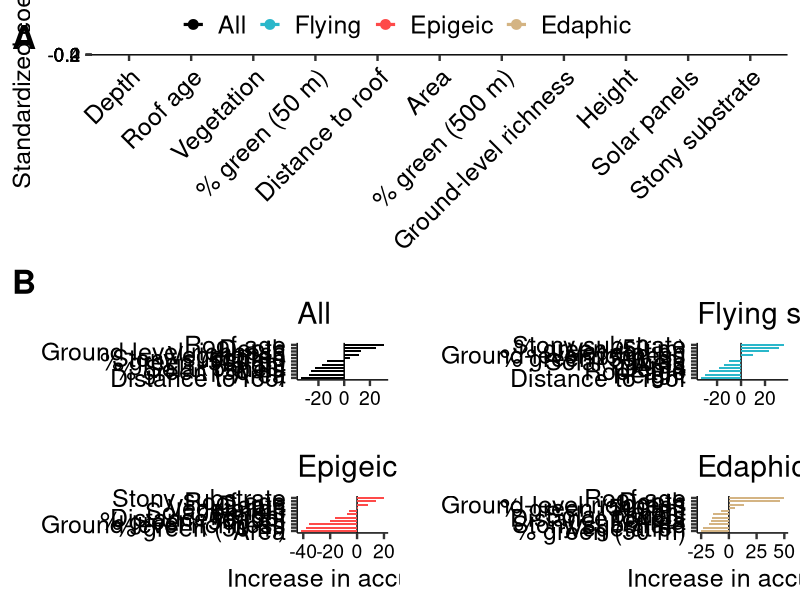

This chart was generated by the following R code:
################################################################################
##################################### fig 4 ####################################
################################################################################
library(randomForest)
library(ggplot2)
library(ggpubr)
library(vegan)
library(dplyr)

# Set seed for reproducibility
set.seed(1)

# Import data
spmat.df <- read.csv("skyline_spmat.csv", check.names = F)
taxo.df <- read.csv("skyline_taxo.csv")
meta <- c("site_no", "type", "sp_richness")

# Calculate species richness for different mobility modes
spmat.df$richness_flying <- specnumber(spmat.df[, which(colnames(spmat.df) %in% taxo.df[taxo.df$mobility == "flying", ]$taxa)])
spmat.df$richness_epigeic <- specnumber(spmat.df[, which(colnames(spmat.df) %in% taxo.df[taxo.df$mobility == "epigeic", ]$taxa)])
spmat.df$richness_edaphic <- specnumber(spmat.df[, which(colnames(spmat.df) %in% taxo.df[taxo.df$mobility == "edaphic", ]$taxa)])
# Calculate total species richness excluding aquatic species
spmat.df$richness_total <- spmat.df$richness_flying + spmat.df$richness_epigeic + spmat.df$richness_edaphic 

# Subset only green roof data and load green roof covariates
roof.df <- spmat.df[spmat.df$type == "Roof", ]
roof.covariates.df <- read.csv("skyline_covmat_greenroof.csv")
roof.covariates.df$pv <- ifelse(roof.covariates.df$pv == 0, FALSE, TRUE)
roof.covariates.df$substrate_type <- as.factor(roof.covariates.df$substrate_type)
roof.df <- merge(roof.df, roof.covariates.df, by = "site_no")

# Add ground-level species richness for comparison
roof.df$ground_richness <- spmat.df[spmat.df$type == "Ground", ]$richness_total

# Define predictor variables and standardization
covariates <- c("vegetation", "height", "depth", "age_roof", "area",
                "green_frac_50", "green_frac_500", "distance_gr", "ground_richness")
roof.df[, covariates] <- scale(roof.df[, covariates], center = T, scale = T) # scale to zero
covariates <- append(covariates, c("pv", "substrate_type"))

# Initialize empty data frames for GLM and RF results
res.lm <- data.frame()
res.rf <- data.frame()

# Loop through different species richness response variables
for (response in c("richness_flying",
                   "richness_epigeic", 
                   "richness_edaphic", 
                   "richness_total")) {
  for (covariate in covariates) {   # Perform univariate GLMs for each covariate
    response.lm <- glm(roof.df[, response] ~ roof.df[, covariate], family = "poisson", data = roof.df)
    res.lm <- rbind(res.lm, data.frame(response = response, 
                                       parameter = covariate, 
                                       coef = response.lm$coefficients[-1],
                                       CI2.5 = confint(response.lm)[2, 1], 
                                       CI97.5 = confint(response.lm)[2, 2], 
                                       pvalue = summary(response.lm)$coefficients[2, 4]))
    
  }
  
  # Fit a random forest model with all covariates
  formula <- as.formula(paste(response, paste(covariates, collapse = "+"), sep = " ~ "))
  rf <- randomForest(formula,
                     data = roof.df,
                     importance = TRUE,
                     ntree = 50000,
                     na.action = na.omit)
  rf.df <- as.data.frame(importance(rf, type = 1))
  rf.df$covariate <- rownames(rf.df)
  rf.df$response <- response
  res.rf <- rbind(res.rf, rf.df)
}

# Reorder factor levels for plotting
res.lm$response <- factor(res.lm$response, 
                          levels = c("richness_total", "richness_flying", "richness_epigeic", "richness_edaphic")) 
res.rf$response <- factor(res.rf$response, 
                          levels = c("richness_total", "richness_flying", "richness_epigeic", "richness_edaphic")) 

# Rename variables for better readability in plots
res.lm <- res.lm %>%
  mutate(parameter = recode(parameter, 
                            age_roof = "Roof age",
                            depth = "Depth",
                            substrate_type = "Stony substrate",
                            vegetation = "Vegetation",
                            ground_richness = "Ground-level richness",
                            green_frac_500 = "% green (500 m)",
                            pv = "Solar panels",
                            green_frac_50 = "% green (50 m)",
                            height = "Height",
                            distance_gr = "Distance to roof",
                            area = "Area"))

# Order covariates based on mean coefficients
ordered_covariates <- res.lm %>%
  group_by(parameter) %>%
  dplyr::summarize(mean_coef = mean(coef)) %>%
  dplyr::arrange(-mean_coef) %>%
  dplyr::pull(parameter)

coef.plot <- ggplot(res.lm, aes(y = coef, x = parameter, color = response)) +
  geom_tile(data = res.lm[res.lm$parameter %in% c("Depth",
                                                  "Vegetation",
                                                  "Distance to roof",
                                                  "% green (500 m)",
                                                  "Height",
                                                  "Stony substrate"), ], 
            aes(y = 0, x = parameter, height = Inf, width = 1), fill =  "grey", alpha = 0.1, color = NA) +
  geom_hline(yintercept = 0) +
  geom_errorbar(aes(ymin = CI2.5, ymax = CI97.5), width = 0, linewidth = 1.07, position = position_dodge(width=0.7)) +
  geom_point(size = 3, position = position_dodge(width = 0.7)) +
  labs(x = "", y = "Standardized coefficient") +
  scale_color_manual(name = "", labels = c("All", "Flying", "Epigeic", "Edaphic"), values = c("#000000", "#2AB7CA", "#FE4A49", "#D4B483")) +
  theme_pubr(base_size = 18) +
  scale_x_discrete(limits = ordered_covariates) +
  theme(axis.text.x = element_text(angle = 45, vjust = 1, hjust = 1),
        axis.text.y = element_text(size = 14), 
        legend.text = element_text(size = 18))

# Rename RF covariates for better readability
res.rf <- res.rf %>%
  mutate(covariate = recode(covariate, 
                            age_roof = "Roof age",
                            depth = "Depth",
                            substrate_type = "Stony substrate",
                            vegetation = "Vegetation",
                            ground_richness = "Ground-level richness",
                            green_frac_500 = "% green (500 m)",
                            pv = "Solar panels",
                            green_frac_50 = "% green (50 m)",
                            height = "Height",
                            distance_gr = "Distance to roof",
                            area = "Area"))

ordered_covariates_per_response <- res.rf %>%
  group_by(response, covariate) %>%
  dplyr::summarize(mean_inc_mse = mean(`%IncMSE`)) %>%
  dplyr::arrange(response, mean_inc_mse)

# Create variable importance plots from RF results
plots <- list()
for (response_group in levels(res.rf$response)) {
  ordered_covariates_for_response <- ordered_covariates_per_response %>%
    dplyr::filter(response == response_group) %>%
    dplyr::pull(covariate)
  
  response_data <- res.rf %>%
    dplyr::filter(response == response_group) %>%
    dplyr::mutate(covariate = factor(covariate, levels = ordered_covariates_for_response))
  
  
  color <- ifelse(response_group ==  "richness_total", "#000000", 
                  ifelse(response_group ==  "richness_flying", "#2AB7CA", 
                         ifelse(response_group ==  "richness_epigeic", "#FE4A49", "#D4B483")))
  name <- ifelse(response_group ==  "richness_total", "All", 
                 ifelse(response_group ==  "richness_flying", "Flying species", 
                        ifelse(response_group ==  "richness_epigeic", "Epigeic species", "Edaphic species")))
  
  
  plot <- ggplot(response_data, aes(y = covariate, x = `%IncMSE`)) +
    geom_vline(xintercept = 0) +
    geom_bar(stat = "identity", position = position_dodge(0.7), width = 0.6, fill = color) +
    geom_hline(yintercept = 0) +
    labs(y = "", x = ifelse(name %in% c("Epigeic species", "Edaphic species"), "Increase in accuracy", "")) +
    theme_pubr(base_size = 18) +
    theme(axis.text.x = element_text(size = 14), 
          plot.margin = unit(c(0.2,0.3,0.2,0.2), "cm")) + 
    ggtitle(name) 
  
  plots[[response_group]] <- plot
}

ggarrange(coef.plot, 
          ggarrange(plots[[1]], plots[[2]], plots[[3]], plots[[4]],
                    ncol = 2, nrow = 2, common.legend = TRUE), 
          nrow = 2, common.legend = T, 
          heights = c(0.8, 1), 
          labels = c("A", "B"), 
          font.label = list(size = 24), vjust = 0)
